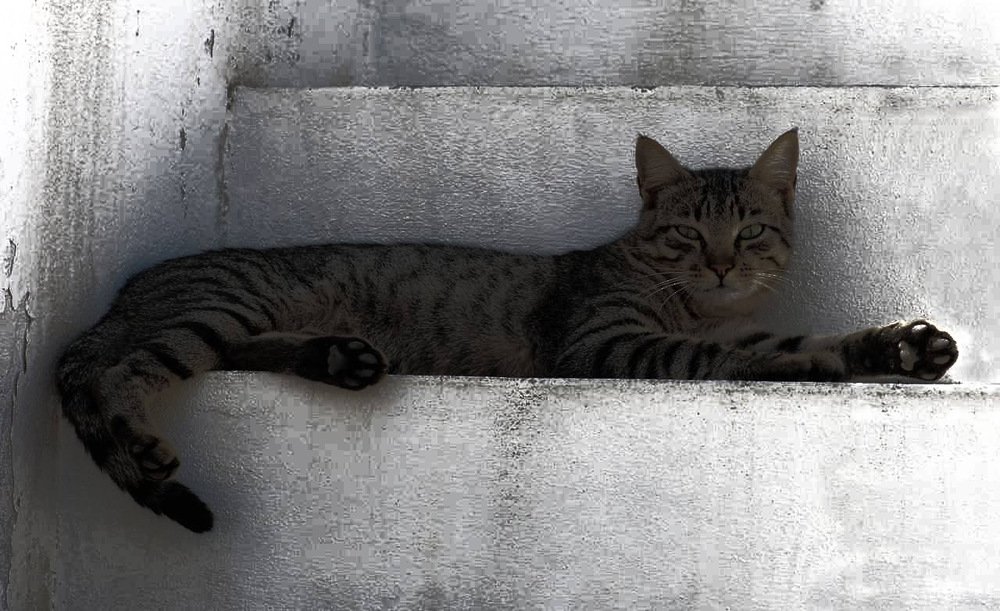
#> input picture 7 sem/PPMP/part1/1/equalized_image.bmp, 1000 x 611 px, shrunk from 1280 x 782 before the run, given in place of the camera
$ python lab7.py
#> lines starting #> are read from the running program, lines starting #| are printed output that depends on the picture; after the words box and inside, x2 and y2 are one past the last pixel; in counts of white or black regions, pixels touching at a corner belong together
#-------------------------------------------------------------------------------
# Name:        module1
# Purpose:
#
# Author:      Ksenya
#
# Created:     25.10.2023
# Copyright:   (c) Ksenya 2023
# Licence:     <your licence>
#-------------------------------------------------------------------------------

import cv2
import numpy as np

## Background Subtraction Methods
cap = cv2.VideoCapture(0)

mog = cv2.createBackgroundSubtractorMOG2()

while True:
    ret, frame = cap.read()
#> frame is the input picture: shape (611, 1000, 3); mean B, G, R 131, 130.5, 130.8
    gray = cv2.cvtColor(frame, cv2.COLOR_BGR2GRAY)

    fgmask = mog.apply(gray)
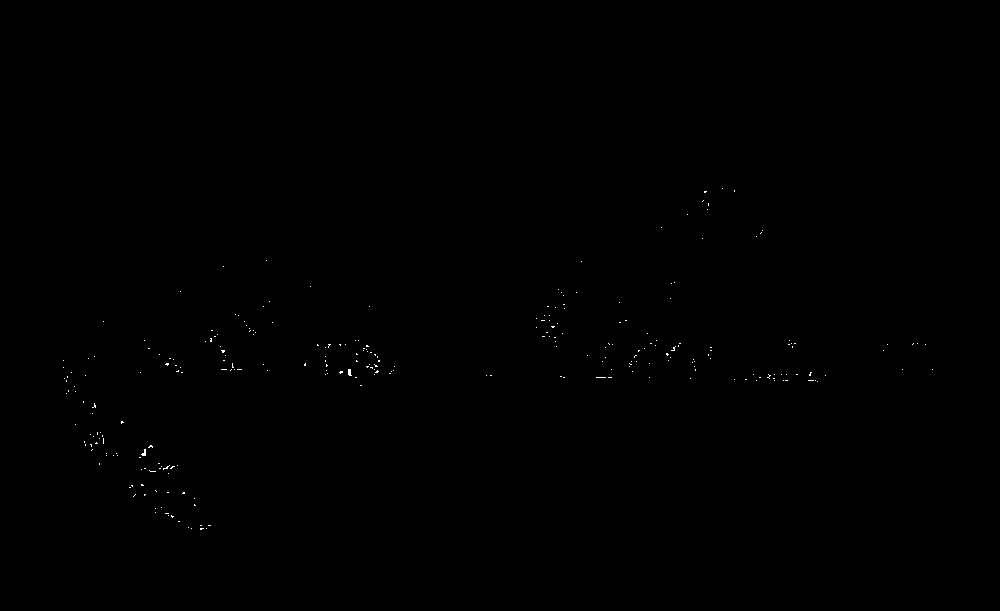
#> fgmask: shape (611, 1000); values 127 (black) and 255 (white), 0.1% white in thin lines or dots, all inside (x1, y1, x2, y2) = (63, 188, 933, 530)

    kernel = cv2.getStructuringElement(cv2.MORPH_ELLIPSE, (5, 5))
    fgmask = cv2.erode(fgmask, kernel, iterations=1)
#> fgmask: shape (611, 1000); every value is 127
    fgmask = cv2.dilate(fgmask, kernel, iterations=1)

    contours, hierarchy = cv2.findContours(fgmask, cv2.RETR_EXTERNAL, cv2.CHAIN_APPROX_SIMPLE)
#> contours = [[[0, 0], [0, 610], [999, 610], [999, 0]]]

    for contour in contours:
    # Ignore small contours
        if cv2.contourArea(contour) < 100:
            continue

     # Draw a circle around the contour
        (x, y), radius = cv2.minEnclosingCircle(contour)
        center = (int(x), int(y))
        radius = int(radius)
        cv2.circle(frame, center, radius, (0, 0, 255), 2)
#> this loop made 1 pass
#> (contour, x, y, radius, center) on pass 1: ([[0, 0], [0, 610], [999, 610], [999, 0]], 499.5, 305, 585, (499, 305))
#> frame: shape (611, 1000, 3); 0.01% of pixels changed, all inside (x1, y1, x2, y2) = (0, 0, 1000, 611)

    cv2.imshow('Motion Detection', frame)
    if cv2.waitKey(1) == ord('q'):
#> (key q is pressed here)
        break

cap.release()
cv2.destroyAllWindows()

##calcOpticalFlowPyrLK ()

cap = cv2.VideoCapture(0)  # Открываем видеопоток с камеры

# Инициализируем оптический поток Лукаса-Канаде
lk_params = dict(winSize=(15, 15), maxLevel=2, criteria=(cv2.TERM_CRITERIA_EPS | cv2.TERM_CRITERIA_COUNT, 10, 0.03))
#> lk_params = {'winSize': (15, 15), 'maxLevel': 2, 'criteria': (3, 10, 0.03)}

while True:
    ret, frame = cap.read()
    if not ret:
        break

    gray = cv2.cvtColor(frame, cv2.COLOR_BGR2GRAY)

    if 'old_gray' not in locals():
        old_gray = gray
        p0 = cv2.goodFeaturesToTrack(old_gray, mask=None, maxCorners=100, qualityLevel=0.3, minDistance=7)
#> p0 = 89 rows, first 8: [925, 326], [138, 10], [698, 413], [959, 382], [642, 91], [207, 38], [137, 35], [517, 384]
        mask = np.zeros_like(frame)

    p1, st, err = cv2.calcOpticalFlowPyrLK(old_gray, gray, p0, None, **lk_params)
#> p1 has the same summary as p0; st = 89 values from 1 to 1; err = 89 values from 0 to 0

    good_new = p1[st == 1]
#> good_new = 89 pairs, first value 3 to 989, second value 10 to 538
    good_old = p0[st == 1]
#> good_old has the same summary as good_new

    for i, (new, old) in enumerate(zip(good_new, good_old)):
        a, b = new.ravel()
        c, d = old.ravel()
        mask = cv2.line(mask, (int(a), int(b)), (int(c), int(d)), (0, 0, 255), 2)
        frame = cv2.circle(frame, (int(a), int(b)), 5, (0, 0, 255), -1)
#> this loop made 89 passes
#> (a, b, c, d) on passes 1 to 12: (925, 326, 925, 326), (138, 10, 138, 10), (698, 413, 698, 413), (959, 382, 959, 382), (642, 91, 642, 91), (207, 38, 207, 38), (137, 35, 137, 35), (517, 384, 517, 384), (212, 30, 212, 30), (981, 392, 981, 392), (198, 78, 198, 78), (882, 410, 882, 410)
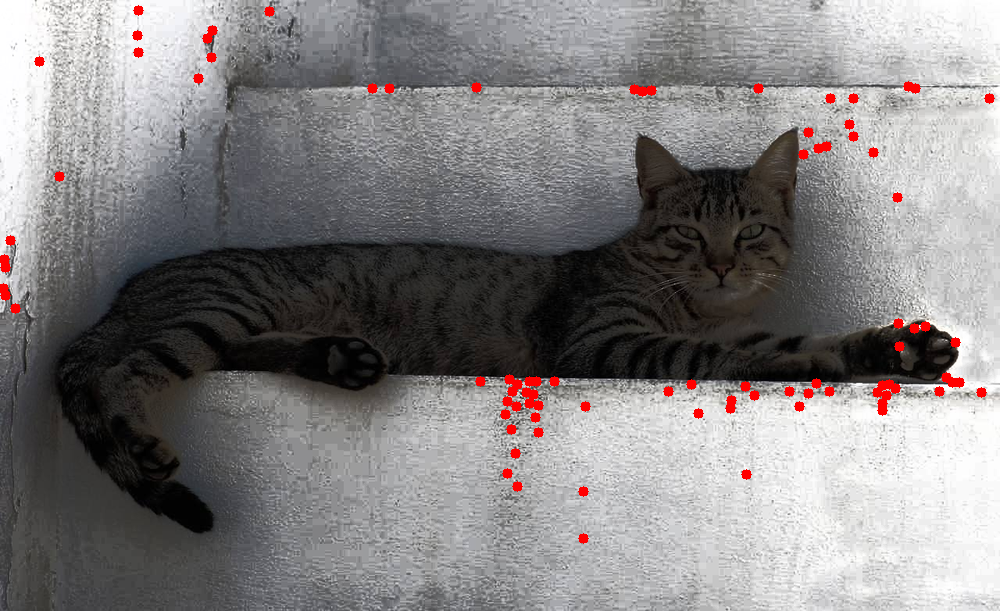
#> frame: shape (611, 1000, 3); mean B, G, R 129.1, 128.6, 131.8
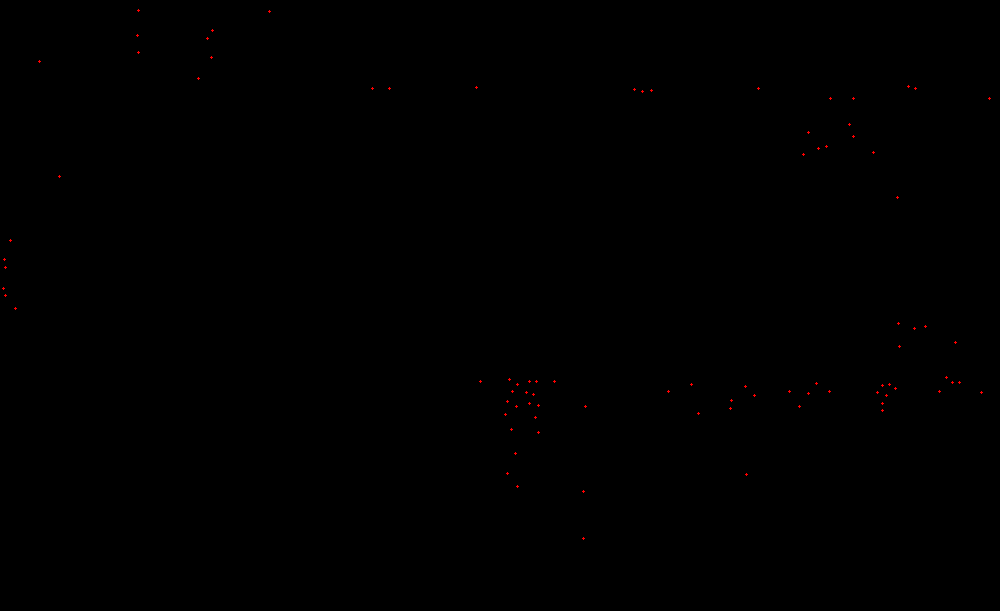
#> mask: shape (611, 1000, 3); mean of channels 0, 1, 2 0, 0, 0.2; drawn as B, G, R

    img = cv2.add(frame, mask)
    cv2.imshow('Optical Flow', img)

    if cv2.waitKey(1) == ord('q'):
#> (key q is pressed here)
        break

cap.release()
cv2.destroyAllWindows()

##Tracker

cap = cv2.VideoCapture(0)

#> (the run stopped early here; a loop or call above may not have finished)
